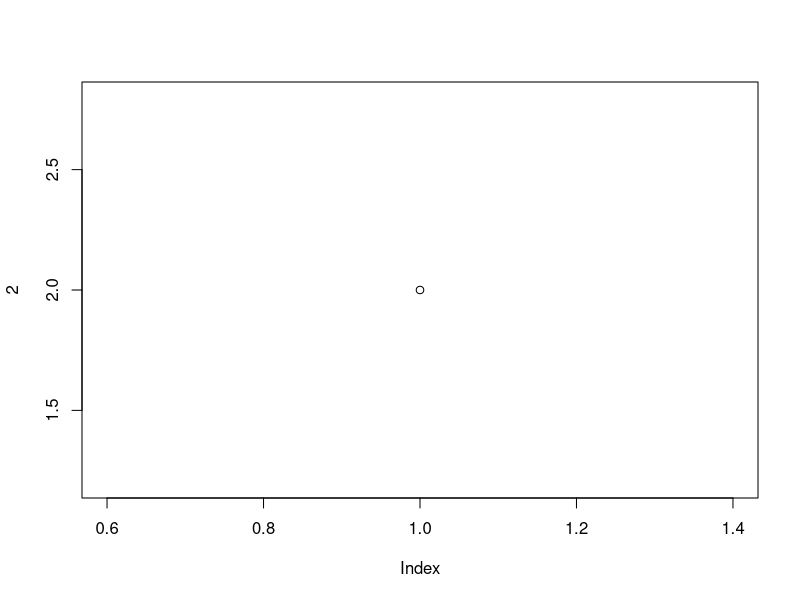

Recreate this plot in R.
## ---- chunk 1
knitr::opts_chunk$set(echo = TRUE)
## ---- chunk 2
x=2
y=4

z= x+y

print(z)
## ---- chunk 3
plot(x=2)
